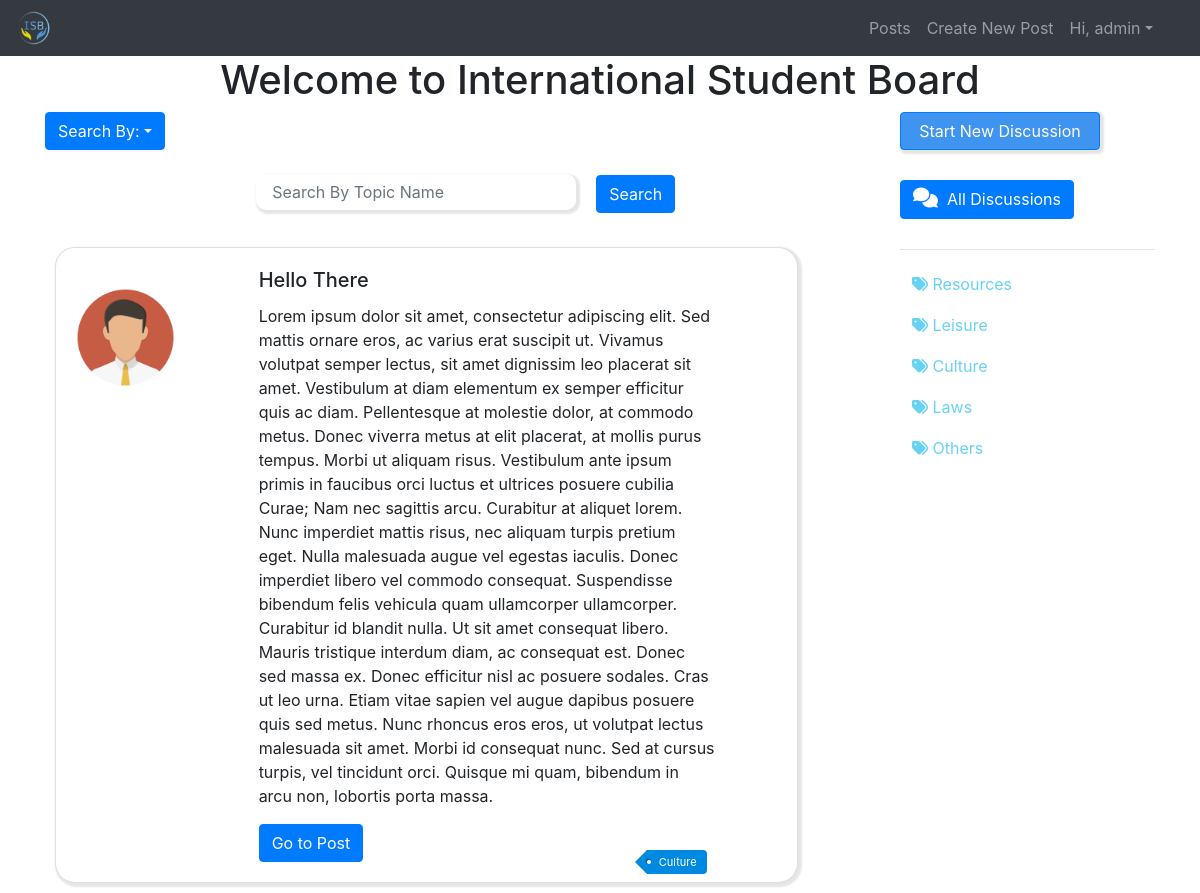
/posts/Culture/ (signed in), run on the app's committed database.
### posts/models.py (models this page shows)
class Post(models.Model):
    tags = (
        ('Resources', 'Resources'),
        ('Documents', 'Documents'),
        ('Leisure', 'Leisure'),
        ('Culture', 'Culture'),
        ('Laws', 'Laws'),
        ('Other', 'Other'),
    )
    text = models.CharField(max_length=400, null=True)
    description = models.TextField(max_length=2000, null=True)
    date_created = models.DateTimeField(auto_now_add=True, null=True)
    userid = models.ForeignKey(User, null=True, on_delete=models.SET_NULL)
    tag = models.CharField(max_length=200, null=True, choices=tags)
    def __str__(self):
        return self.text + str(self.id)

### posts/views.py (the view)
# urls.py: path('posts/<str:tag>/', views.viewTags, name="posts"),
@login_required(login_url='login')
def viewTags(request, tag):
    posts = Post.objects.filter(tag=tag)
    print(posts)
    myFilter = PostFilter(request.GET, queryset=posts)
    posts = myFilter.qs
    print(posts)
    context = {'posts': posts, 'myFilter': myFilter, 'length' : len(posts)}
    return render(request, 'posts/dashboard.html', context)

### posts/templates/posts/dashboard.html (shortened to what this page needs)
{% extends 'posts/main.html' %}
{% load widget_tweaks %}
{% load static %}
{% block content %}
    <h1 id="homePageText">Welcome to International Student Board</h1>
    <div class="container">
        <div class="row">
            <div class="col-9">
                <div>
                    <div class="dropdown">
                        <button class="btn btn-primary dropdown-toggle" data-toggle="dropdown" aria-expanded="false" id="filter" type="button">Search By:</button>
                    </div>
                </div>
                <br>
                <div id="search">
                    <form method="get" id ="textForm">
                        {{ myFilter.form.text |add_class:"form-control mx-sm-3"|attr:"placeholder: Search By Topic Name"|attr:"id:searchBarText" }}
                        <button class="btn btn-primary" type="submit">Search</button>
                    </form>
                </div>
                {% for post in posts %}
                    <br>
                    <div class="card" id="card-homePage">
                        <div class="card-body">
                            <div class="row">
                                <div class="col-3">
                                    <img id="thread-img" src="{% static '/images/avatar.png' %}" />
                                </div>
                                <div class="col-8">
                                    <h5 class="card-title">{{ post.text }}</h5>
                                    <p class="card-text">{{ post.description }}</p>
                                    <ul class="tags">
                                        <li><a href="#">{{post.tag}}</a></li>
                                    </ul>
                                    <a href="{% url 'post' post.id %}" class="btn btn-primary">Go to Post</a>
                                </div>
                            </div>
                        </div>
                    </div>
                {% endfor %}
            </div>
            <div class="col-3">
                <button class="btn btn-primary" onclick="window.location.href='{% url "createpost" %}';" id="new-discussion" type="button" style="background-color: rgb(63,148,239);">Start New Discussion</button>
                <div id="followinOptions">
                    <button onclick="window.location.href='{% url "home" %}';" class="btn btn-primary" id="followOption" type="button">
                        <i class="fa fa-comments" style="height: 24px;font-size: 20px;"></i>
                        All Discussions
                    </button>
                </div>
                <hr/>
                <button onclick="window.location.href='{% url "posts" "Resources" %}';" class=" followOption btn btn-primary" type="button">
                    <i class="fas fa-tags"></i>
                    Resources
                </button>
                <button onclick="window.location.href='{% url "posts" "Leisure" %}';" class="btn btn-primary followOption" type="button">
                    <i class="fas fa-tags"></i>
                    Leisure
                </button>
                <button onclick="window.location.href='{% url "posts" "Culture" %}';" class="btn btn-primary followOption" type="button">
                    <i class="fas fa-tags"></i>
                    Culture
                </button>
                <button onclick="window.location.href='{% url "posts" "Laws" %}';" class="btn btn-primary followOption" type="button">
                    <i class="fas fa-tags"></i>
                    Laws
                </button>
                <button onclick="window.location.href='{% url "posts" "Others" %}';" class="btn btn-primary followOption" type="button">
                    <i class="fas fa-tags"></i>
                    Others
                </button>
            </div>
        </div>
    </div>
{% endblock %}

### posts/templates/posts/navbar.html (shortened to what this page needs)
{% load static %}
<nav class="navbar navbar-expand-lg navbar-dark bg-dark">
  <div class="collapse navbar-collapse" id="navbarTogglerDemo01">
    <a class="navbar-brand" href="{% url 'home' %}"><img id="logo" src="{% static '/images/logo.png' %}"></a>
    <ul class="navbar-nav ml-auto mt-2 mt-lg-0" id = "navbar">
        {% if request.user.is_authenticated %}
            <li class="nav-item">
                <a class="nav-item nav-link" href="{% url 'home' %}">Posts</a>
            </li>
            <li class="nav-item">
                <a class="nav-item nav-link" href="{% url 'createpost' %}">Create New Post</a>
            </li>
            <li class="nav-item dropdown">
                <a class="nav-link dropdown-toggle" data-toggle="dropdown" href="#" role="button" aria-haspopup="true" aria-expanded="false">Hi, {{ request.user.username }}</a>
            </li>
        {% endif %}
    </ul>
  </div>
</nav>

### Static/css/main.css (style rules this page uses)
#logo { height: 100%; width: 100%; }
.navbar-brand { display: inline-block; height: 3%; width: 3%; margin: 0; padding:0; margin-right: 2%; }
#card-homePage { border-radius: 40px; width: 90%; margin: 10px; box-shadow: 2px 2px 2px 2px rgba(0,0,0,.1); border-radius: 20px; }
#navbar { margin: 0 2%; }
#thread-img { border-radius: 50px; height: 99px; width: 99px; margin: 20px 0; max-height: inherit; max-width: 100%; }
#homePageText { text-align: center; }
#new-discussion { width: 200px; box-shadow: 2px 2px 2px 2px rgba(0,0,0,.1); }
#followinOptions { margin: 30px 0; }
.followOption { color: rgb(104,210,245); background-color: white; text-decoration: none; border: none; display: block; margin: 5px 0; }
#searchBarText { display: inline-block; width: 20rem; border-radius: 10px; border: none; box-shadow: 2px 2px 2px 2px rgba(0,0,0,.1); }
#search { text-align: center; margin: 0 auto; }
.tags { margin:0; padding:0; position:absolute; right:24px; bottom:-12px; list-style:none; }
.tags li, .tags a { float:left; height:24px; line-height:24px; position:relative; font-size:11px; }
.tags a { margin-left:20px; padding:0 10px 0 12px; background:#0089e0; color:#fff; text-decoration:none; -moz-border-radius-bottomright:4px; -webkit-border-bottom-right-radius:4px; border-bottom-right-radius:4px; -moz-border-radius-topright:4px; -webkit-border-top-right-radius:4px; border-top-right-radius:4px; }
.tags a:before { content:""; float:left; position:absolute; top:0; left:-12px; width:0; height:0; border-color:transparent #0089e0 transparent transparent; border-style:solid; border-width:12px 12px 12px 0; }
.tags a:after { content:""; position:absolute; top:10px; left:0; float:left; width:4px; height:4px; -moz-border-radius:2px; -webkit-border-radius:2px; border-radius:2px; background:#fff; -moz-box-shadow:-1px -1px 2px #004977; -webkit-box-shadow:-1px -1px 2px #004977; box-shadow:-1px -1px 2px #004977; }

### data on the page
Post: text "Hello There", description "Lorem ipsum dolor sit amet, consectetur adipiscing elit. Sed mattis ornare eros, ac varius erat suscipit ut. Vivamus volutpat semper lectus, sit amet dignissim leo placerat sit amet. Vestibulum at diam elementum ex semper efficitur quis ac diam. Pellentesque at molestie dolor, at commodo metus. Donec viverra metus at elit placerat, at mollis purus tempus. Morbi ut aliquam risus. Vestibulum ante ipsum primis in faucibus orci luctus et ultrices posuere cubilia Curae; Nam nec sagittis arcu. Curabitur at aliquet lorem. Nunc imperdiet mattis risus, nec aliquam turpis pretium eget. Nulla malesuada augue vel egestas iaculis. Donec imperdiet libero vel commodo consequat. Suspendisse bibendum felis…", tag "Culture"

### other printed values
{{ request.user.username }} "admin"
